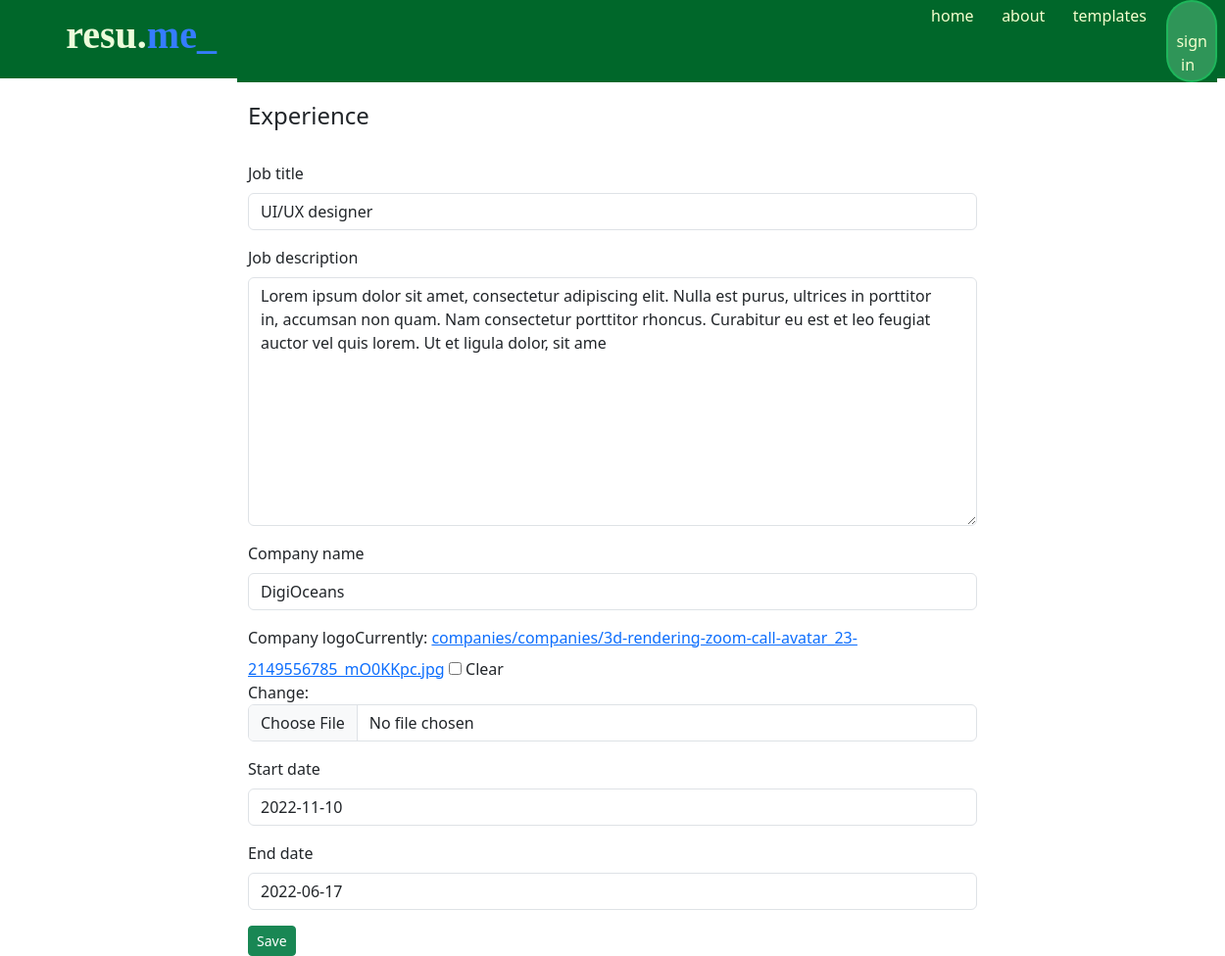
The page /experiences/3/ (signed in) on the database its author committed.
### profiles_app/models.py (models this page shows, shortened)
class Experience(models.Model):
    profile = models.ForeignKey(Profile, on_delete=models.CASCADE)
    job_title = models.CharField(max_length=200)
    job_description = models.TextField()
    company_name = models.CharField(max_length=100)
    company_logo = models.ImageField(null=True, upload_to="companies", blank=True)
    start_date = models.DateField(null=True, blank=True)
    end_date = models.DateField(null=True, blank=True)

### main_app/views.py (the view)
# urls.py: path("experiences/<int:experience_id>/", views.edit_experience , name="experiences"),
def edit_experience(request, experience_id ):
    experience = Experience.objects.get(id = experience_id)
    if request.method != 'POST':
        experience_form = ExperiencesForm(instance=experience)
    else:
        experience_form = ExperiencesForm(instance=experience,data=request.POST)
        if experience_form.is_valid():
            experience_form.save()
            return redirect("main_app:index")
    context = {
        "experience":experience,
        "experience_form":experience_form,
        }
    return render(request, 'main_app/experience.html', context)

### profiles_app/forms.py
class ExperiencesForm(ModelForm):
    class Meta:
        model = Experience
        fields = '__all__'
        exclude = ['profile']

### main_app/templates/main_app/experience.html (shortened to what this page needs)
{% extends "main_app/base.html" %}
{% load bootstrap5 %}
{% block content %}
<nav class="navbar navbar-expand-lg fixed-top" style="background-color:#00672A;height:80px;position: relative;">
    <div class="container-fluid" style="width: 92%;">
      {% if user.is_authenticated %}
      <a class="navbar-brand d-flex" href="{% url 'main_app:index' %}">
      &nbsp;<h1 style="color:rgb(236, 252, 218);font-weight:600;font-family:Cambria, Cochin, Georgia, Times, 'Times New Roman', serif;" >resu.</h1>
      <h1 style="color: rgb(53, 124, 255);font-weight:600;font-family:Cambria, Cochin, Georgia, Times, 'Times New Roman', serif;">me_</h1>  &nbsp;
    </a>
    {% endif %}
        <div style="background-color:#00672A;" class="d-none d-lg-block ">
            <div style="padding-left: 700px;" >
                <ul class="navbar-nav  me-auto mb-2 mb-lg-0">
                    <li class="nav-item">
                        <a style="color: #F5FFCE;" class="nav-link" href="#">home</a>
                    </li>&nbsp;&nbsp;&nbsp;
                    <li class="nav-item">
                        <a style="color: #F5FFCE;" class="nav-link" href="#">about</a>
                    </li>&nbsp;&nbsp;&nbsp;
                    <li class="nav-item">
                        <a style="color: #F5FFCE;" class="nav-link" href="#">templates</a>
                    </li>&nbsp;&nbsp;&nbsp;
                    <li class="nav-item" style="padding-top:4px;">
                        <a style="color: #F5FFCE;; background-color: #95f8bd51; font-size: 1rem;border:#00ec5e5f 2px solid;" class=" btn btn-sm rounded-pill" href="{% url 'profiles_app:login' %}"> &nbsp; sign in &nbsp; </a>
                    </li>
                </ul>
            </div>
      </div>
    </div>
  </nav>
  <div class="container">
      <br>
    <div class="d-flex justify-content-center">
        <div class="col-8">
                <h4>Experience</h4>
            <br>
            <form action="{% url 'main_app:experiences' experience.id %}" method="post">
                {% bootstrap_form experience_form %}
                <button class="btn btn-success btn-sm" name="submit">Save</button>
            </form>
        </div>
    </div>
  </div>
{% endblock content %}

### rows shown on the page
Experience: job_title "UI/UX designer", job_description "Lorem ipsum dolor sit amet, consectetur adipiscing elit. Nulla est purus, ultrices in porttitor in, accumsan non quam. Nam consectetur porttitor rhoncus. Curabitur eu est et leo feugiat auctor vel quis lorem. Ut et ligula dolor, sit ame", company_name "DigiOceans", start_date "2022-11-10", end_date "2022-06-17"
